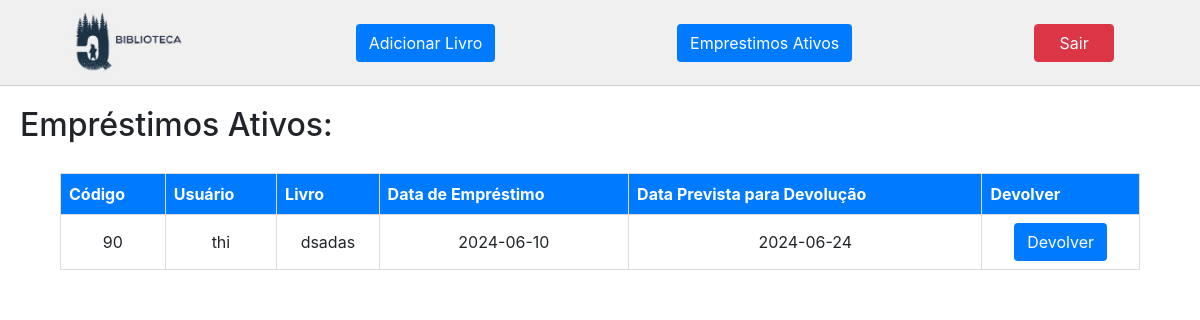
Before: /emprestimos-ativo.php (signed in) with the older database file.
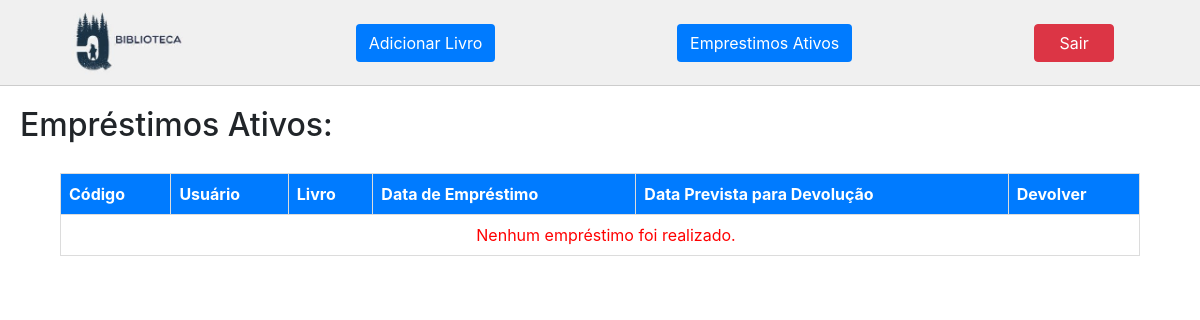
After: the same page with the newer database file.
### tables this page shows
CREATE TABLE `emprestimos` (
  `id` int(11) NOT NULL,
  `id_usuario` int(11) NOT NULL,
  `id_livro` int(11) NOT NULL,
  `data_emprestimo` date NOT NULL,
  `data_devolucao` date DEFAULT NULL,
  `data_prevista_devolucao` date NOT NULL,
  `status` varchar(50) NOT NULL DEFAULT 'emprestado'
);

CREATE TABLE `usuarios` (
  `id` int(11) NOT NULL,
  `nome` varchar(150) NOT NULL,
  `usuario` varchar(150) NOT NULL,
  `email` varchar(150) NOT NULL,
  `senha` varchar(150) NOT NULL,
  `senhaHash` varchar(150) NOT NULL,
  `isAdmin` tinyint(1) NOT NULL DEFAULT 0
);

CREATE TABLE `livros` (
  `id` int(11) NOT NULL,
  `titulo` varchar(150) NOT NULL,
  `autor` varchar(150) NOT NULL,
  `genero` varchar(150) NOT NULL,
  `ano_publicacao` int(11) NOT NULL,
  `quantidade` int(11) NOT NULL DEFAULT 1
);

### banco.php (called while the page is built, shortened)
<?php
    $banco = new mysqli("localhost", "root", "", "biblioteca");
    function isAdmin($nomeUsuario):bool{
        global $banco;
        $q = "SELECT isAdmin FROM usuarios WHERE  usuario='$nomeUsuario'";
        $busca = $banco->query($q);
        if($busca->fetch_object()->isAdmin == 1){
            return true;
        }else{
            return false;
        }
    }
?>

### emprestimos-ativo.php (the view, shortened to what this page needs)
<!DOCTYPE html>
<html lang="pt-br">
<head>
    <link rel="stylesheet" href="./style/emprestimo.css">
    <link rel="stylesheet" href="https://cdn.jsdelivr.net/npm/bootstrap@4.0.0/dist/css/bootstrap.min.css">
</head>
<body>
<?php
    include 'banco.php';
    if(!isset($_SESSION["usuario"])){
        header("Location: login.php");
    }else{
        if (isAdmin($_SESSION["usuario"])) {
            echo "<nav class='header-nav'>";
            echo "<a href='emprestimo.php'><img src='./img/logo.jpg' alt='logo fundo cinza' class='logo'></a>";
            echo "<a href='adicionar.php' class='nav-link'><button class='btn'>Adicionar Livro</button></a>";
            echo "<a href='emprestimos-ativo.php' class='nav-link'><button class='btn'>Emprestimos Ativos</button></a>";
            echo "<a href='logout.php' class='nav-link'><button class='btn btn-danger' style='width: 80px;'>Sair</button></a>";
            echo "</nav>";
        }
    }
?>
<h2 class="titulo">Empréstimos Ativos: </h2>
<div class="container-table">
    <table>
        <tr>
            <th>Código</th>
            <th>Usuário</th>
            <th>Livro</th>
            <th>Data de Empréstimo</th>
            <th>Data Prevista para Devolução</th>
            <th>Devolver</th>
        </tr>
        <?php
        $q = "SELECT e.id, u.usuario, l.titulo, e.data_emprestimo, e.data_prevista_devolucao
                FROM emprestimos e
                JOIN usuarios u ON e.id_usuario = u.id
                JOIN livros l ON e.id_livro = l.id
                WHERE e.status = 'emprestado'";
        $resultado = $banco->query($q);
        if ($resultado->num_rows > 0) {
            while($row = $resultado->fetch_assoc()) {
                echo "<tr>
                        <td>" . $row['id'] . "</td>
                        <td>" . $row['usuario'] . "</td>
                        <td>" . $row['titulo'] . "</td>
                        <td>" . $row['data_emprestimo'] . "</td>
                        <td>" . $row['data_prevista_devolucao'] . "</td>
                        <td>
                            <a href='emprestimos-ativo.php?id_emprestimo=".$row['id']."'><button class='btn'>Devolver</button></a>
                        </td>
                    </tr>";
            }
        } else {
            echo "<tr><td colspan='6' class='mensagem'>Nenhum empréstimo foi realizado.</td></tr>";
        }
        ?>
    </table>
</div>
</body>
</html>

Changed rows visible on the page:
removed emprestimos: id "90", id_usuario.usuario "thi", id_livro.titulo "dsadas", data_emprestimo "2024-06-10", data_prevista_devolucao "2024-06-24"
Other visible differences:
text now shown: "Nenhum empréstimo foi realizado."
